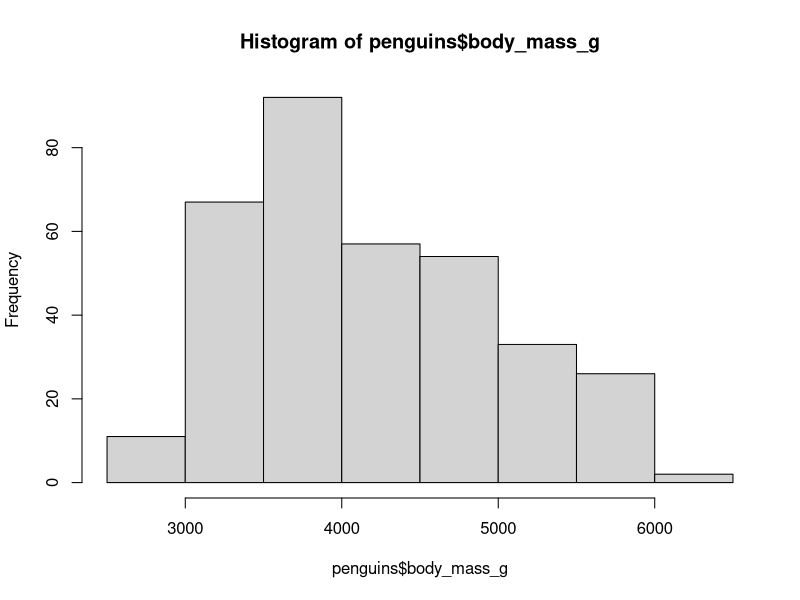
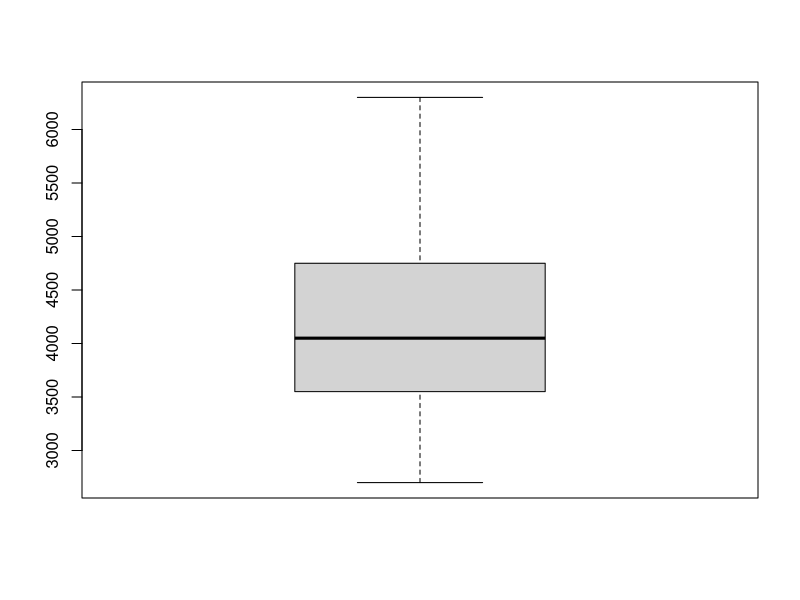
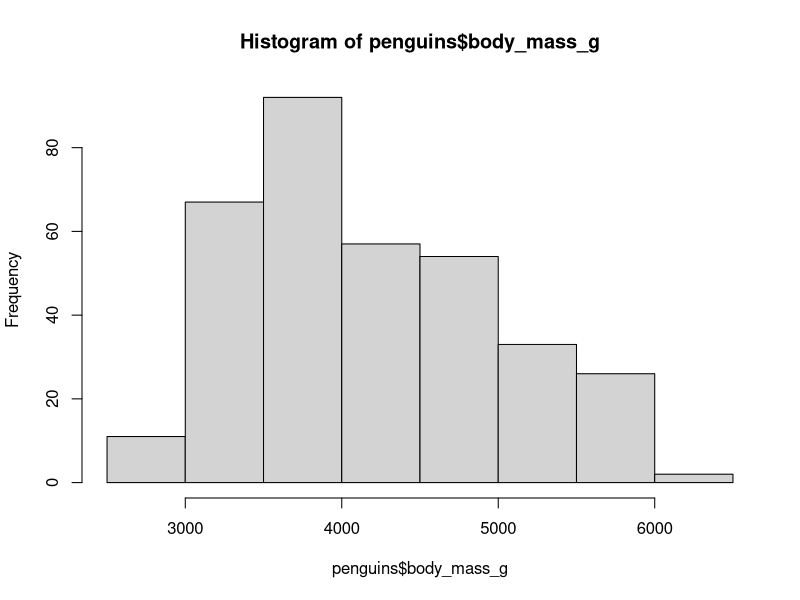
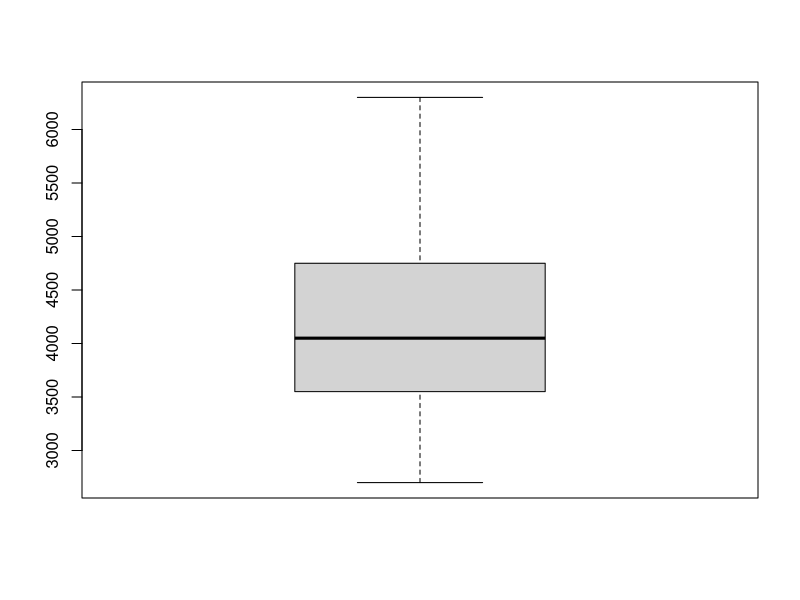
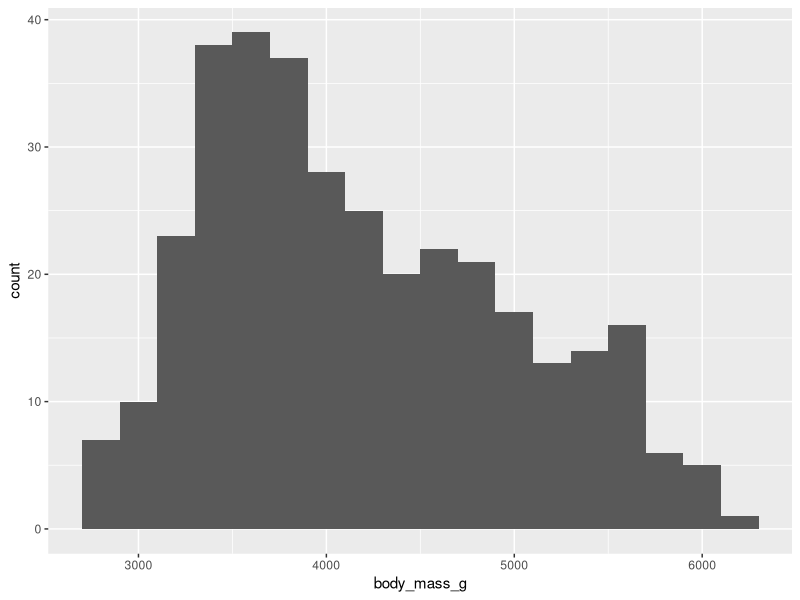
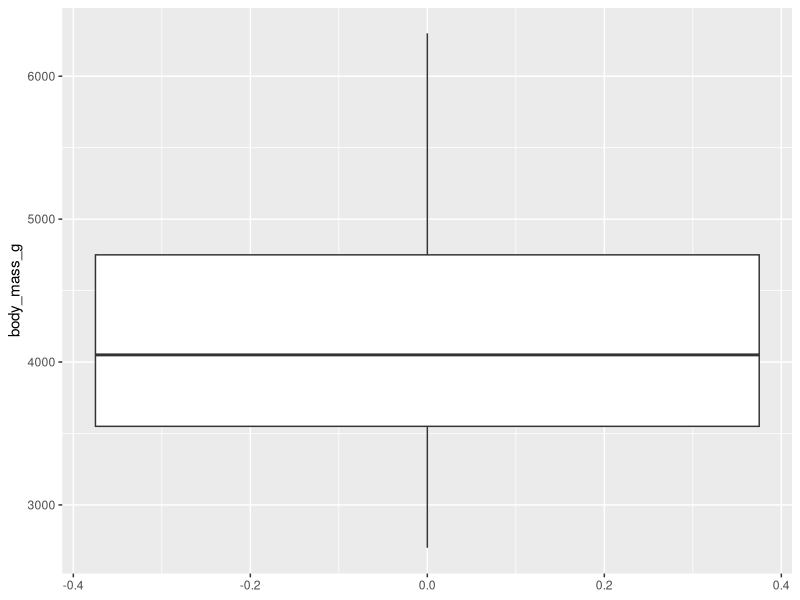
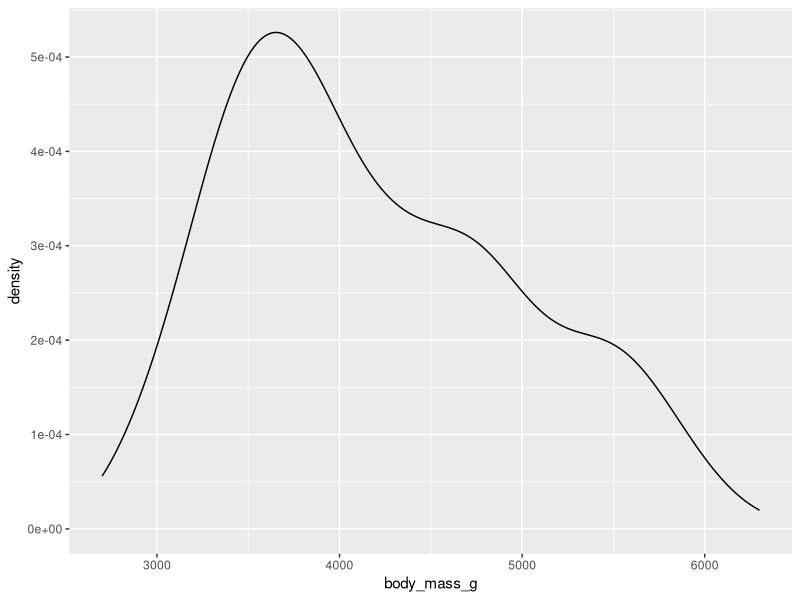
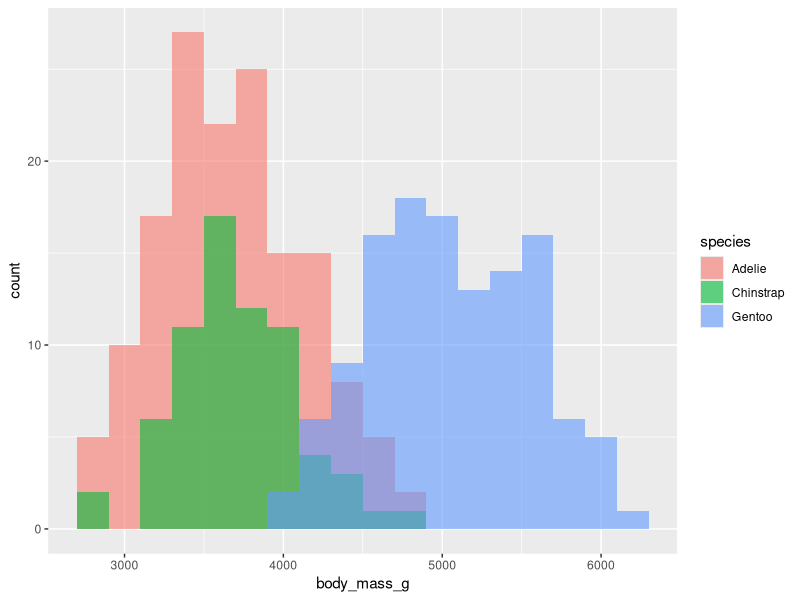

Write R code to recreate these figures, in order.
## ---- chunk 1
knitr::opts_chunk$set(
	message = FALSE,
	warning = FALSE
)
options(htmltools.preserve.raw = FALSE)
library(tidyverse)
library(palmerpenguins)
## ---- chunk 2
hist(penguins$body_mass_g)
## ---- chunk 3
boxplot(penguins$body_mass_g)
## ---- chunk 4
hist(penguins$body_mass_g)
## ---- chunk 5
boxplot(penguins$body_mass_g)
## ---- chunk 6
ggplot(penguins, aes(x=body_mass_g))+
  geom_histogram(binwidth = 200)
## ---- chunk 7
ggplot(penguins, aes(y=body_mass_g))+
  geom_boxplot()
## ---- chunk 8
ggplot(penguins, aes(x=body_mass_g))+
  geom_density()
## ---- chunk 9
ggplot(penguins, aes(x=body_mass_g, fill=species))+
  geom_histogram(binwidth = 200, position = "identity", alpha=.6)
## ---- chunk 10
ggplot(penguins, aes(y=body_mass_g, fill=species))+
  geom_boxplot()
## ---- chunk 11
ggplot(penguins, aes(x=body_mass_g, fill=species))+
  geom_density(alpha = .25)
## ---- chunk 12
ggplot(penguins, aes(x = species, y=body_mass_g))+
  geom_violin()
## ---- chunk 13
ggplot(penguins, aes(x=body_mass_g))+
  geom_density()
## ---- chunk 14
ggplot(penguins, aes(x=body_mass_g))+
geom_histogram(binwidth=100, colour="black", 
               aes(y=..density..))+
stat_function(fun=dnorm,
                         color="red",
                         args=list(mean=mean(penguins$body_mass_g,
                                             na.rm=TRUE), 
                                   sd=sd(penguins$body_mass_g,
                                         na.rm=TRUE)))

## ---- chunk 15
library(ggridges)
ggplot(penguins, aes(x=body_mass_g, y=island))+
  geom_density_ridges()
## ---- chunk 16
penguins_long <- penguins %>%
  rownames_to_column("id") %>%
  pivot_longer(bill_length_mm:body_mass_g,
               names_to="stat_type", values_to="stat")

head(penguins_long, n=10)
## ---- chunk 17
ggplot(penguins_long, aes(x=stat, y=stat_type))+
  geom_density_ridges()
